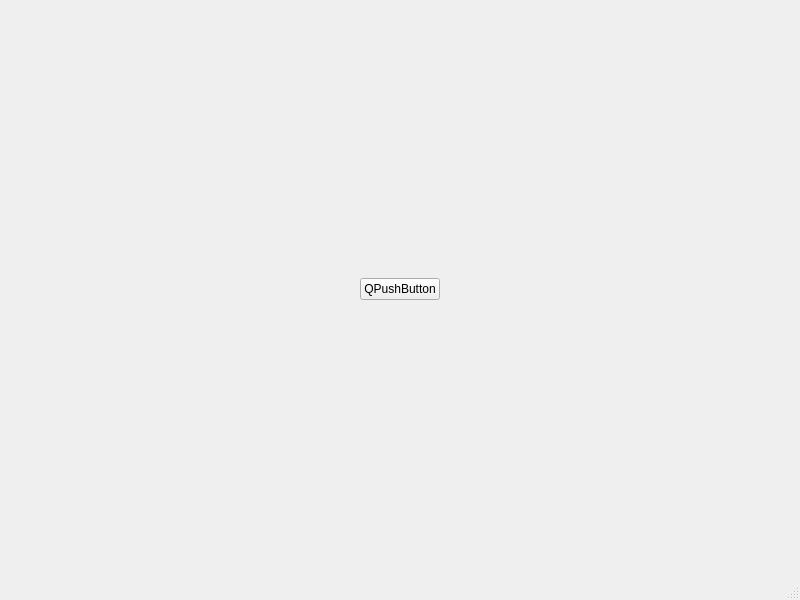
<?xml version="1.0" encoding="UTF-8"?>
<ui version="4.0">
 <class>MainWindow</class>
 <widget class="QMainWindow" name="MainWindow">
  <property name="geometry">
   <rect>
    <x>0</x>
    <y>0</y>
    <width>800</width>
    <height>600</height>
   </rect>
  </property>
  <property name="windowTitle">
   <string>MainWindow</string>
  </property>
  <widget class="QWidget" name="centralwidget">
   <layout class="QVBoxLayout" name="verticalLayout">
    <item alignment="Qt::AlignmentFlag::AlignHCenter">
     <widget class="QPushButton" name="pushButton">
      <property name="sizePolicy">
       <sizepolicy hsizetype="Fixed" vsizetype="Fixed">
        <horstretch>0</horstretch>
        <verstretch>0</verstretch>
       </sizepolicy>
      </property>
      <property name="text">
       <string>QPushButton</string>
      </property>
     </widget>
    </item>
   </layout>
  </widget>
  <widget class="QMenuBar" name="menubar">
   <property name="geometry">
    <rect>
     <x>0</x>
     <y>0</y>
     <width>800</width>
     <height>17</height>
    </rect>
   </property>
  </widget>
  <widget class="QStatusBar" name="statusbar"/>
 </widget>
 <resources/>
 <connections/>
</ui>
